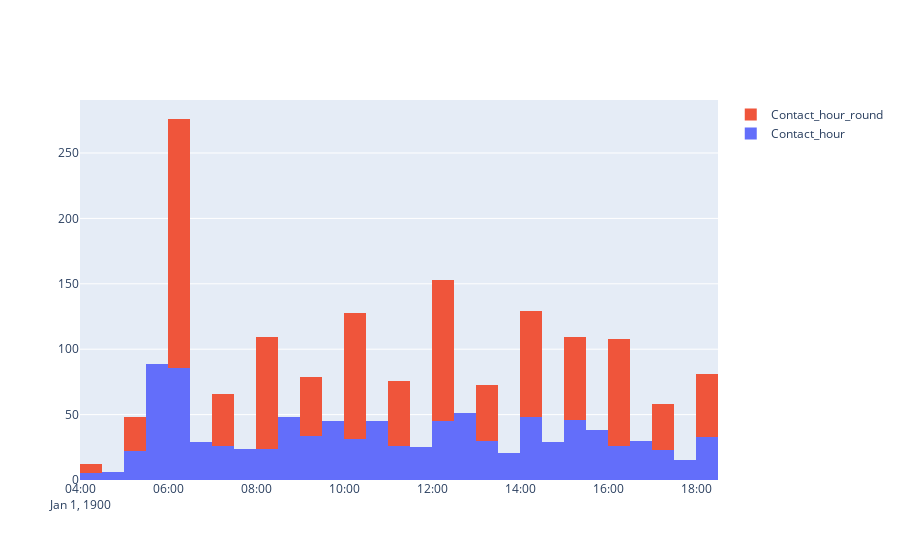

The notebook cell saved with this chart:
### Code cell
# Determine peak times by rounding the time in groups of one hour 
df['Contact_hour'] = pd.to_datetime(df['Contact_hour'], format='%H:%M:%S')
df['Contact_hour_round'] = df['Contact_hour'].apply(lambda x: x.round('60 min'))

# fig = px.histogram(df, x='Contact_hour_round')
# fig.show()

# df_peak_time = df['Contact_hour_round'].value_counts().head()
# df_peak_time = df_peak_time.rename_axis('Hour')
# df_peak_time = df_peak_time.reset_index(name='Count')
# peak_hours = []
# for i in range(len(df_peak_time)):
#     peak_hours.append(df_peak_time['Hour'].iloc[i])

# for i in range(len(df)):
#     if df.loc[i, 'Contact_hour_round'] in peak_hours:
#         df.at[i, 'Is_peak_hour'] = 1
#     else:
#         df.at[i, 'Is_peak_hour'] = 0

# del df_peak_time

numerical_columns_histogram_hour = [
    'Contact_hour', 'Contact_hour_round'
]

fig = go.Figure()
for column in numerical_columns_histogram_hour:
    fig.add_trace(go.Histogram(x=df[column], name=column))
fig.update_layout(barmode='stack')
fig.show()

### Figure 1 — Plotly figure (JSON) as saved in the notebook; plotly's stock layout.template omitted (floating-point values rounded to 4 significant figures; data arrays with more than 128 entries replaced by an {"elided": "..."} marker saying what was removed)
{"data": [{"name": "Contact_hour", "type": "histogram", "x": {"elided": "1000 str values"}}, {"name": "Contact_hour_round", "type": "histogram", "x": {"elided": "1000 str values"}}], "layout": {"barmode": "stack"}}
